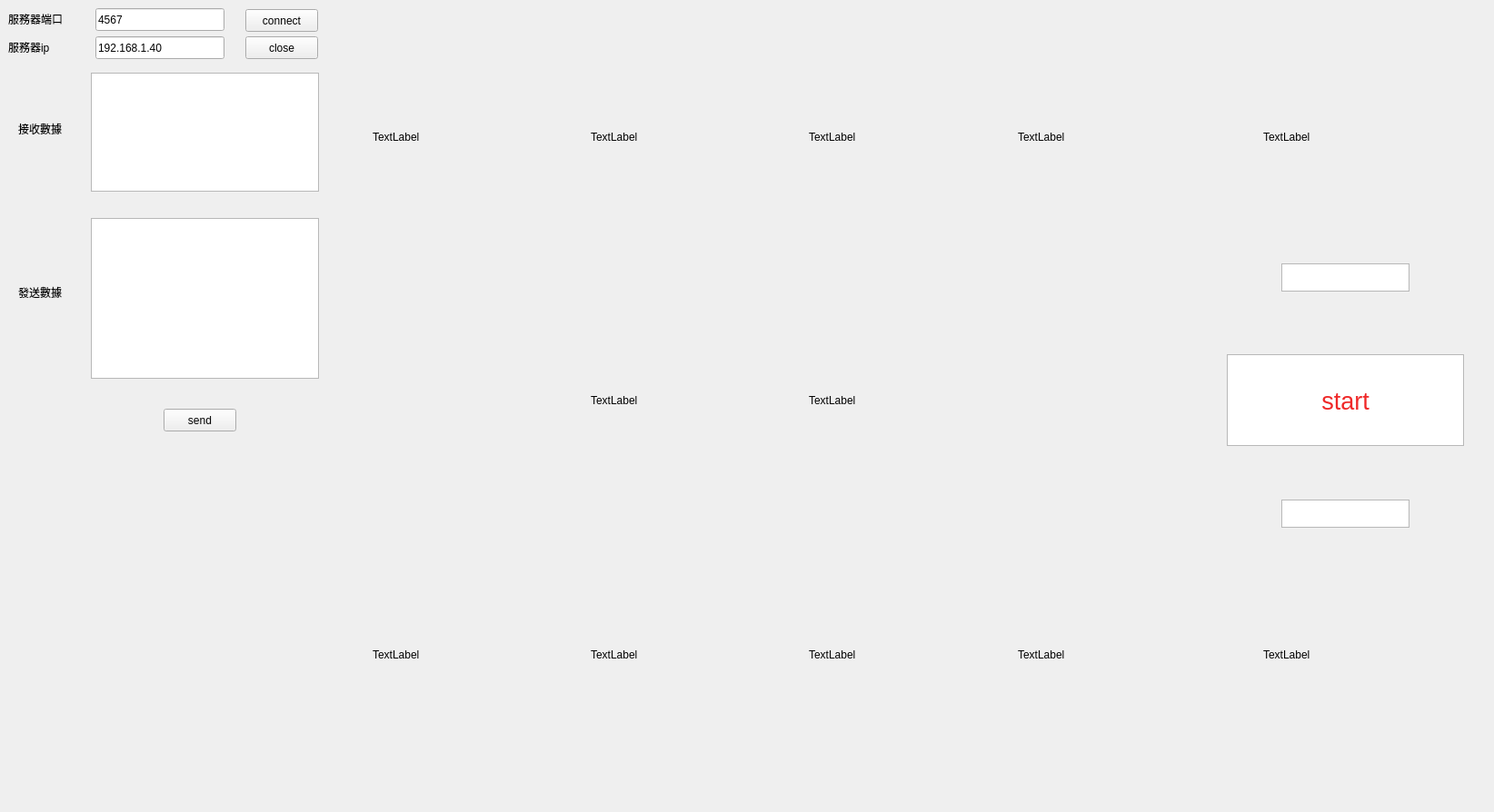
<?xml version="1.0" encoding="UTF-8"?>
<ui version="4.0">
 <class>clientwidget</class>
 <widget class="QWidget" name="clientwidget">
  <property name="geometry">
   <rect>
    <x>0</x>
    <y>0</y>
    <width>1644</width>
    <height>894</height>
   </rect>
  </property>
  <property name="windowTitle">
   <string>Form</string>
  </property>
  <widget class="QLabel" name="label">
   <property name="geometry">
    <rect>
     <x>9</x>
     <y>9</y>
     <width>90</width>
     <height>23</height>
    </rect>
   </property>
   <property name="text">
    <string>服務器端口</string>
   </property>
  </widget>
  <widget class="QLabel" name="label_2">
   <property name="geometry">
    <rect>
     <x>9</x>
     <y>40</y>
     <width>74</width>
     <height>23</height>
    </rect>
   </property>
   <property name="text">
    <string>服務器ip</string>
   </property>
  </widget>
  <widget class="QPushButton" name="pushButton_send">
   <property name="geometry">
    <rect>
     <x>180</x>
     <y>450</y>
     <width>80</width>
     <height>25</height>
    </rect>
   </property>
   <property name="text">
    <string>send</string>
   </property>
  </widget>
  <widget class="QPushButton" name="pushButton_close">
   <property name="geometry">
    <rect>
     <x>270</x>
     <y>40</y>
     <width>80</width>
     <height>25</height>
    </rect>
   </property>
   <property name="text">
    <string>close</string>
   </property>
  </widget>
  <widget class="QLineEdit" name="lineEdit_ip">
   <property name="geometry">
    <rect>
     <x>105</x>
     <y>40</y>
     <width>142</width>
     <height>25</height>
    </rect>
   </property>
   <property name="text">
    <string>192.168.1.40</string>
   </property>
  </widget>
  <widget class="QLineEdit" name="lineEdit_port">
   <property name="geometry">
    <rect>
     <x>105</x>
     <y>9</y>
     <width>142</width>
     <height>25</height>
    </rect>
   </property>
   <property name="text">
    <string>4567</string>
   </property>
  </widget>
  <widget class="QLabel" name="label_3">
   <property name="geometry">
    <rect>
     <x>20</x>
     <y>130</y>
     <width>60</width>
     <height>23</height>
    </rect>
   </property>
   <property name="maximumSize">
    <size>
     <width>90</width>
     <height>16777215</height>
    </size>
   </property>
   <property name="text">
    <string>接收數據</string>
   </property>
  </widget>
  <widget class="QLabel" name="label_4">
   <property name="geometry">
    <rect>
     <x>20</x>
     <y>310</y>
     <width>60</width>
     <height>23</height>
    </rect>
   </property>
   <property name="text">
    <string>發送數據</string>
   </property>
  </widget>
  <widget class="QTextEdit" name="textEdit_recv">
   <property name="geometry">
    <rect>
     <x>100</x>
     <y>80</y>
     <width>251</width>
     <height>131</height>
    </rect>
   </property>
   <property name="readOnly">
    <bool>true</bool>
   </property>
  </widget>
  <widget class="QTextEdit" name="textEdit_send">
   <property name="geometry">
    <rect>
     <x>100</x>
     <y>240</y>
     <width>251</width>
     <height>177</height>
    </rect>
   </property>
   <property name="readOnly">
    <bool>false</bool>
   </property>
  </widget>
  <widget class="QPushButton" name="pushButton_connect">
   <property name="geometry">
    <rect>
     <x>270</x>
     <y>10</y>
     <width>80</width>
     <height>25</height>
    </rect>
   </property>
   <property name="text">
    <string>connect</string>
   </property>
  </widget>
  <widget class="QLabel" name="label_card_1">
   <property name="geometry">
    <rect>
     <x>410</x>
     <y>10</y>
     <width>201</width>
     <height>281</height>
    </rect>
   </property>
   <property name="text">
    <string>TextLabel</string>
   </property>
  </widget>
  <widget class="QLabel" name="label_card_2">
   <property name="geometry">
    <rect>
     <x>650</x>
     <y>10</y>
     <width>201</width>
     <height>281</height>
    </rect>
   </property>
   <property name="text">
    <string>TextLabel</string>
   </property>
  </widget>
  <widget class="QLabel" name="label_card_3">
   <property name="geometry">
    <rect>
     <x>890</x>
     <y>10</y>
     <width>201</width>
     <height>281</height>
    </rect>
   </property>
   <property name="text">
    <string>TextLabel</string>
   </property>
  </widget>
  <widget class="QLabel" name="label_card_4">
   <property name="geometry">
    <rect>
     <x>1120</x>
     <y>10</y>
     <width>201</width>
     <height>281</height>
    </rect>
   </property>
   <property name="text">
    <string>TextLabel</string>
   </property>
  </widget>
  <widget class="QLabel" name="label_card_7">
   <property name="geometry">
    <rect>
     <x>410</x>
     <y>580</y>
     <width>201</width>
     <height>281</height>
    </rect>
   </property>
   <property name="text">
    <string>TextLabel</string>
   </property>
  </widget>
  <widget class="QLabel" name="label_card_6">
   <property name="geometry">
    <rect>
     <x>890</x>
     <y>300</y>
     <width>201</width>
     <height>281</height>
    </rect>
   </property>
   <property name="text">
    <string>TextLabel</string>
   </property>
  </widget>
  <widget class="QLabel" name="label_card_5">
   <property name="geometry">
    <rect>
     <x>650</x>
     <y>300</y>
     <width>201</width>
     <height>281</height>
    </rect>
   </property>
   <property name="text">
    <string>TextLabel</string>
   </property>
  </widget>
  <widget class="QLabel" name="label_card_8">
   <property name="geometry">
    <rect>
     <x>650</x>
     <y>580</y>
     <width>201</width>
     <height>281</height>
    </rect>
   </property>
   <property name="text">
    <string>TextLabel</string>
   </property>
  </widget>
  <widget class="QLabel" name="label_card_9">
   <property name="geometry">
    <rect>
     <x>890</x>
     <y>580</y>
     <width>201</width>
     <height>281</height>
    </rect>
   </property>
   <property name="text">
    <string>TextLabel</string>
   </property>
  </widget>
  <widget class="QLabel" name="label_card_10">
   <property name="geometry">
    <rect>
     <x>1120</x>
     <y>580</y>
     <width>201</width>
     <height>281</height>
    </rect>
   </property>
   <property name="text">
    <string>TextLabel</string>
   </property>
  </widget>
  <widget class="QLabel" name="deck_1">
   <property name="geometry">
    <rect>
     <x>1390</x>
     <y>10</y>
     <width>201</width>
     <height>281</height>
    </rect>
   </property>
   <property name="text">
    <string>TextLabel</string>
   </property>
  </widget>
  <widget class="QLabel" name="deck_2">
   <property name="geometry">
    <rect>
     <x>1390</x>
     <y>580</y>
     <width>201</width>
     <height>281</height>
    </rect>
   </property>
   <property name="text">
    <string>TextLabel</string>
   </property>
  </widget>
  <widget class="QTextEdit" name="textEdit_recv_3">
   <property name="geometry">
    <rect>
     <x>1410</x>
     <y>550</y>
     <width>141</width>
     <height>31</height>
    </rect>
   </property>
   <property name="readOnly">
    <bool>true</bool>
   </property>
  </widget>
  <widget class="QTextEdit" name="textEdit_recv_2">
   <property name="geometry">
    <rect>
     <x>1410</x>
     <y>290</y>
     <width>141</width>
     <height>31</height>
    </rect>
   </property>
   <property name="readOnly">
    <bool>true</bool>
   </property>
  </widget>
  <widget class="QTextEdit" name="textEdit_recv_4">
   <property name="geometry">
    <rect>
     <x>1350</x>
     <y>390</y>
     <width>261</width>
     <height>101</height>
    </rect>
   </property>
   <property name="font">
    <font>
     <pointsize>20</pointsize>
     <weight>75</weight>
     <bold>true</bold>
    </font>
   </property>
   <property name="readOnly">
    <bool>true</bool>
   </property>
   <property name="html">
    <string>&lt;!DOCTYPE HTML PUBLIC &quot;-//W3C//DTD HTML 4.0//EN&quot; &quot;http://www.w3.org/TR/REC-html40/strict.dtd&quot;&gt;
&lt;html&gt;&lt;head&gt;&lt;meta name=&quot;qrichtext&quot; content=&quot;1&quot; /&gt;&lt;style type=&quot;text/css&quot;&gt;
p, li { white-space: pre-wrap; }
&lt;/style&gt;&lt;/head&gt;&lt;body style=&quot; font-family:'Ubuntu'; font-size:20pt; font-weight:600; font-style:normal;&quot;&gt;
&lt;p align=&quot;center&quot; style=&quot;-qt-paragraph-type:empty; margin-top:0px; margin-bottom:0px; margin-left:0px; margin-right:0px; -qt-block-indent:0; text-indent:0px;&quot;&gt;&lt;br /&gt;&lt;/p&gt;
&lt;p align=&quot;center&quot; style=&quot; margin-top:0px; margin-bottom:0px; margin-left:0px; margin-right:0px; -qt-block-indent:0; text-indent:0px;&quot;&gt;&lt;span style=&quot; font-weight:400; color:#ef2929;&quot;&gt;start&lt;/span&gt;&lt;/p&gt;&lt;/body&gt;&lt;/html&gt;</string>
   </property>
  </widget>
  <zorder>label</zorder>
  <zorder>label_2</zorder>
  <zorder>pushButton_send</zorder>
  <zorder>pushButton_close</zorder>
  <zorder>lineEdit_port</zorder>
  <zorder>label_3</zorder>
  <zorder>label_4</zorder>
  <zorder>textEdit_recv</zorder>
  <zorder>textEdit_send</zorder>
  <zorder>lineEdit_ip</zorder>
  <zorder>pushButton_connect</zorder>
  <zorder>label_card_1</zorder>
  <zorder>label_card_2</zorder>
  <zorder>label_card_3</zorder>
  <zorder>label_card_4</zorder>
  <zorder>label_card_7</zorder>
  <zorder>label_card_6</zorder>
  <zorder>label_card_5</zorder>
  <zorder>label_card_8</zorder>
  <zorder>label_card_9</zorder>
  <zorder>label_card_10</zorder>
  <zorder>deck_1</zorder>
  <zorder>deck_2</zorder>
  <zorder>textEdit_recv_3</zorder>
  <zorder>textEdit_recv_2</zorder>
  <zorder>textEdit_recv_4</zorder>
 </widget>
 <resources/>
 <connections/>
</ui>
